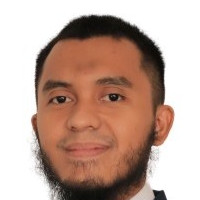
#> input picture slides/01.dasar_pengolahan_citra_digital/dataset/test1.jpg, 200 x 200 px
$ python 02.numpy_morphing.py
#> lines starting #> are read from the running program, lines starting #| are printed output that depends on the picture
"""
script ini akan melakukan morphing terhadap 2 citra dengan menggunakan library numpy
penjelasan lebih detil dapat dibaca di file html atau python notebook yang telah disediakan
"""

import numpy as np
import matplotlib.image as mpimg
import matplotlib.pylab as plt

im1 = mpimg.imread("../dataset/test1.jpg") / 255
im2 = mpimg.imread("../dataset/test2.jpg") / 255
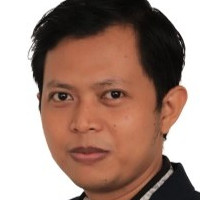
#> input picture slides/01.dasar_pengolahan_citra_digital/dataset/test2.jpg, 200 x 200 px

i = 1
plt.figure(figsize=(10, 8))
for alpha in np.linspace(0, 1, 20):
    plt.subplot(4, 5, i)
    plt.imshow((1 - alpha) * im1 + alpha * im2)
    plt.axis('off')
    i += 1
#> after the loop, i = 21
plt.subplots_adjust(wspace=0.05, hspace=0.05)
plt.show()
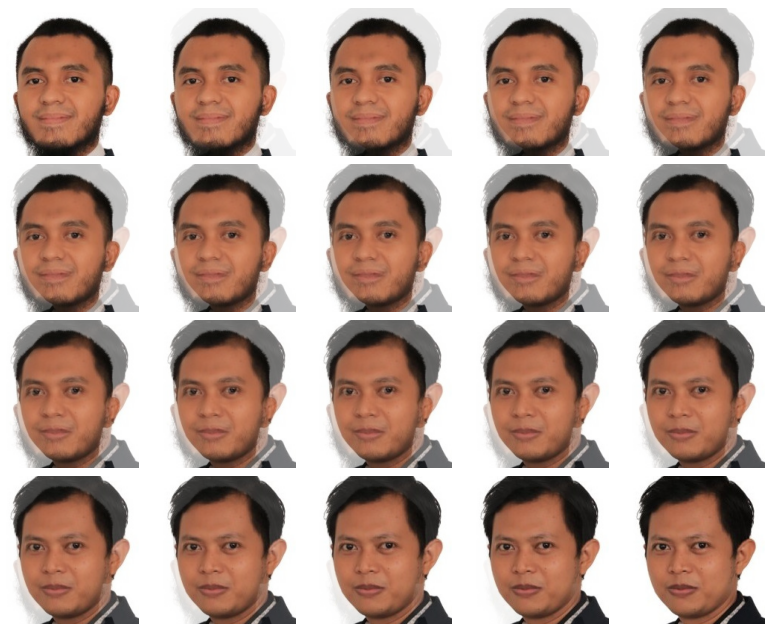
#> figure drawn by matplotlib, 20 panels
